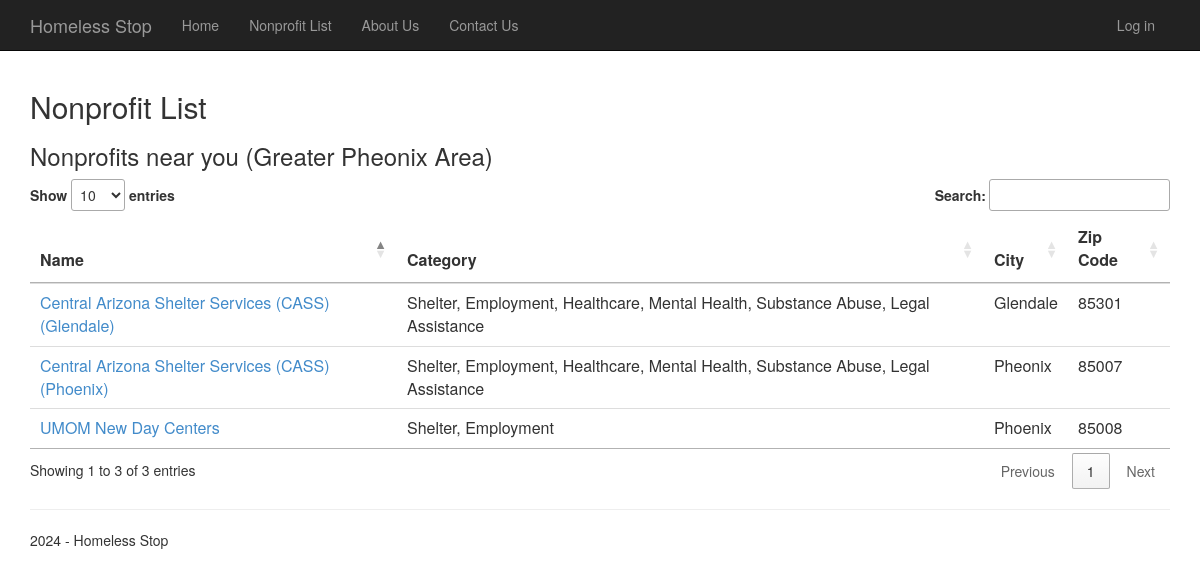
The page /nonprofitlist on the database its author committed.
### app/models.py (models this page shows, shortened)
class Nonprofit(models.Model):
    name = models.CharField(max_length=50)
    type = models.CharField(max_length=500, blank=True, null=True)
    email = models.EmailField(unique=False)
    phone_number = models.CharField(max_length=20, blank=True, null=True)
    address = models.CharField(max_length=255, blank=True, null=True)
    city = models.CharField(max_length=100, blank=True, null=True)
    state = models.CharField(max_length=100, blank=True, null=True)
    zip_code = models.CharField(max_length=10, blank=True, null=True)
    country = models.CharField(max_length=100, blank=True, null=True)
    website = models.CharField(max_length=100, blank=True, null=True)
    created_at = models.DateTimeField(auto_now_add=True)
    updated_at = models.DateTimeField(auto_now=True)

### app/views.py (the view)
# urls.py: path('nonprofitlist', views.nonprofitlist, name='nonprofitlist'),
def nonprofitlist(request):
    assert isinstance(request, HttpRequest)
    nonprofits = Nonprofit.objects.all()
    return render(
        request,
        'app/nonprofitlist.html',
        {
            'title':'Nonprofit List',
            'message':'Your application description page.',
            'year':datetime.now().year,
            'nonprofits':nonprofits,
        }
    )

### app/templates/app/nonprofitlist.html
﻿{% extends "app/layout.html" %}
{% block content %}
<h2>{{ title }}</h2>
<h3>Nonprofits near you (Greater Pheonix Area)</h3>
<table id="nonprofitTable" class="table">
    <thead>
        <tr>
            <th> Name </th>
            <th> Category</th>
            <th> City </th>
            <th> Zip Code </th>
        </tr>
    </thead>
    <tbody>
        {% for nonprofit in nonprofits %}
        <tr>
            <td class="col-1">
               <a href="nonprofitdetails/{{nonprofit.id}}"> {{ nonprofit.name }} </a>
            </td>
            <td class="col-1">
                {{ nonprofit.type }}
            </td>
            <td class="col-1">
                {{ nonprofit.city }}
            </td>
            <td class="col-1">
                {{ nonprofit.zip_code }}
            </td>
        </tr>
        {% endfor %}
    </tbody>
</table>
    {% endblock %}

### app/static/app/content/site.css (style rules this page uses)
body { padding-top: 50px; padding-bottom: 20px; }

### rows shown on the page
Nonprofit: name "UMOM New Day Centers", type "Shelter, Employment", city "Phoenix", zip_code "85008"
Nonprofit: name "Central Arizona Shelter Services (CASS) (Phoenix)", type "Shelter, Employment, Healthcare, Mental Health, Substance Abuse, Legal Assistance", city "Pheonix", zip_code "85007"
Nonprofit: name "Central Arizona Shelter Services (CASS) (Glendale)", type "Shelter, Employment, Healthcare, Mental Health, Substance Abuse, Legal Assistance", city "Glendale", zip_code "85301"

### other values the page prints
{{ title }} "Nonprofit List"
